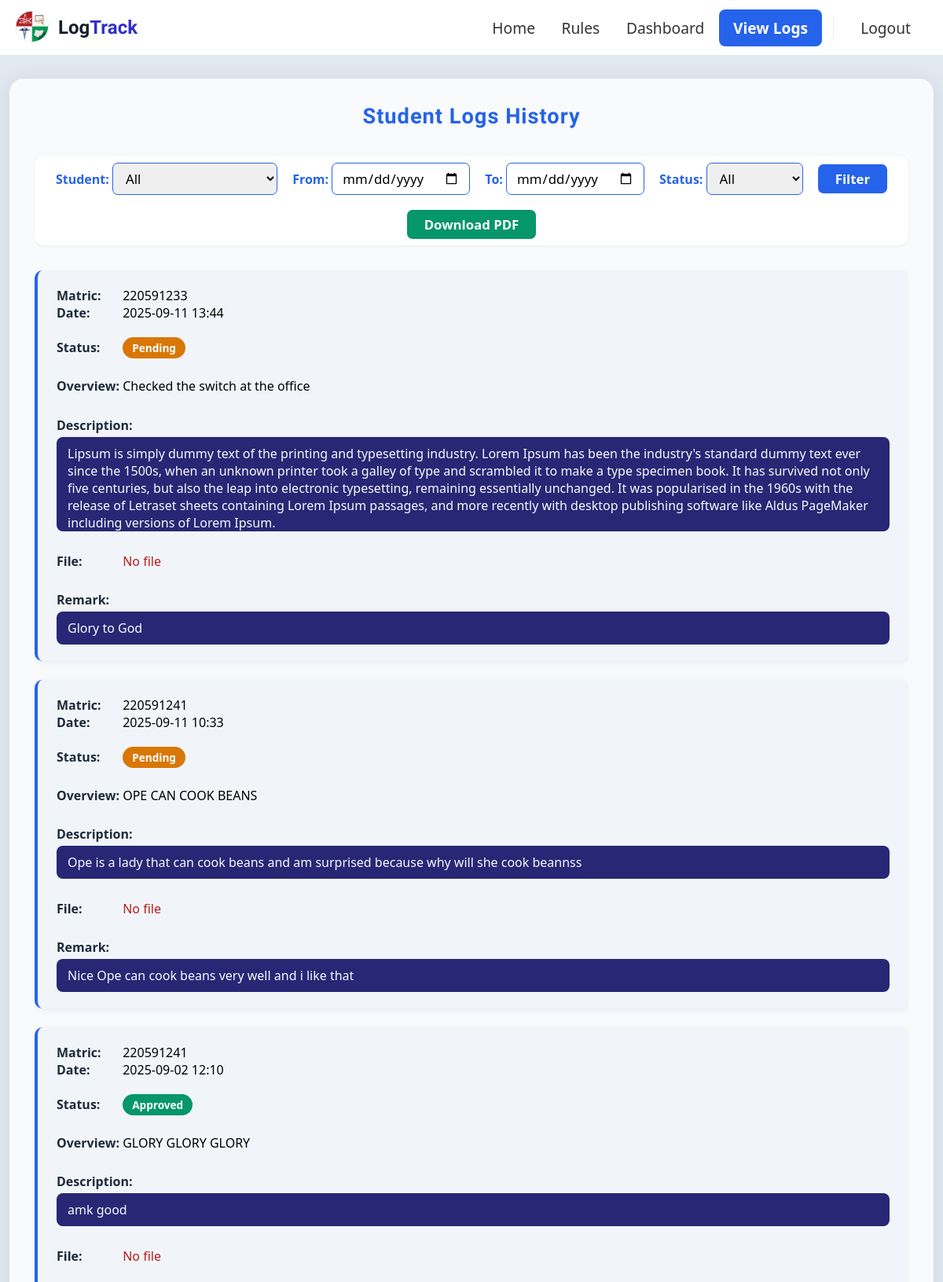
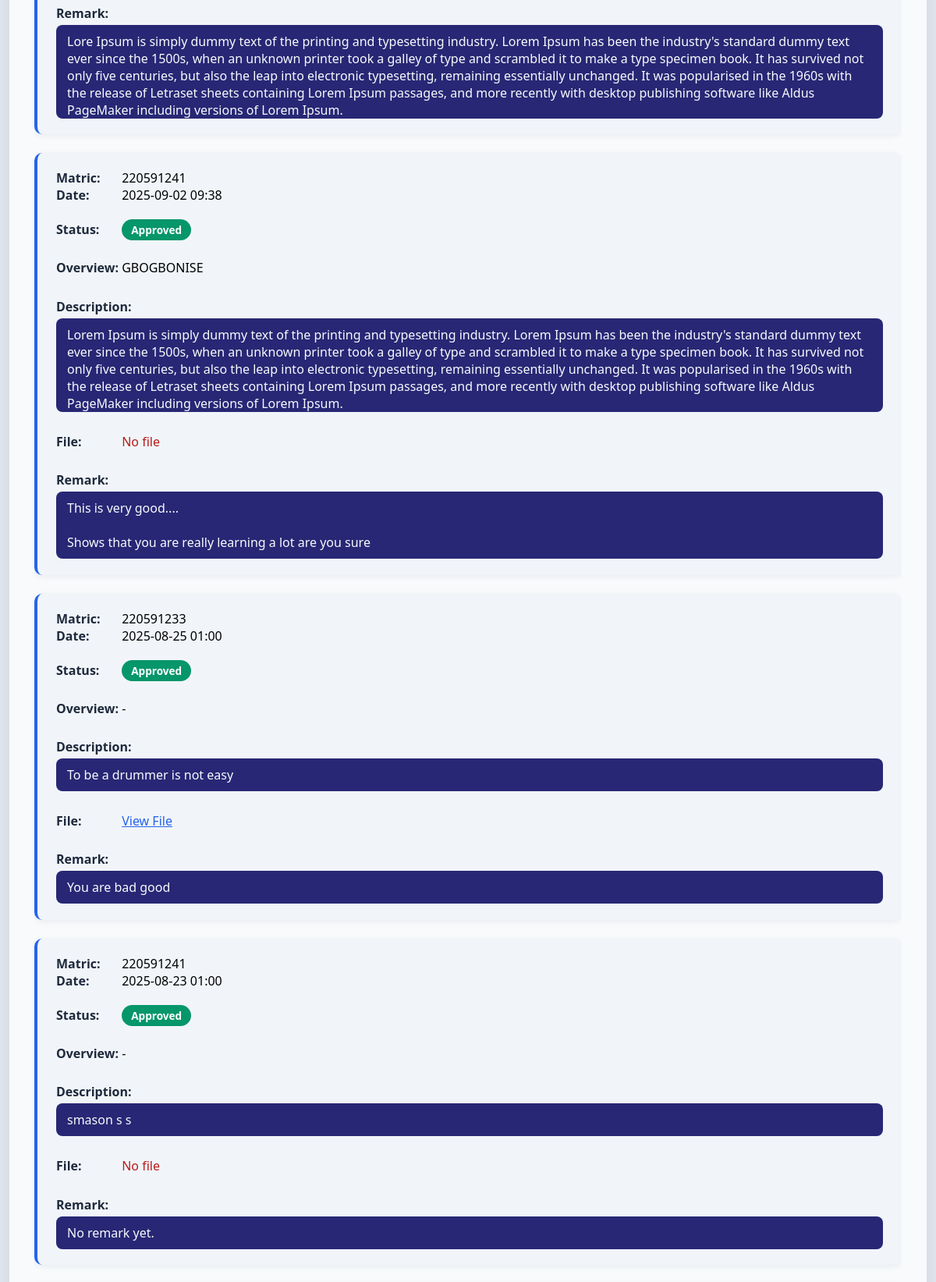
Page /supervisor/logs/ (signed in, upper part) on the committed database (2 pictures, top to bottom).
### SIWES/models.py (models this page shows, shortened)
class Submission(models.Model):
	student = models.ForeignKey(CustomUser, on_delete=models.CASCADE, related_name='submissions')
	matric_number = models.CharField(max_length=20)
	overview = models.CharField(max_length=255, blank=True, null=True, help_text='Short summary of what you did today')
	text = models.TextField()
	file = models.FileField(upload_to='submissions/', blank=True, null=True)
	date = models.DateTimeField(auto_now_add=True)
	approved = models.BooleanField(default=False)
	reviewed_by = models.ForeignKey(CustomUser, on_delete=models.SET_NULL, null=True, blank=True, related_name='reviewed_submissions')
	remark = models.TextField(blank=True, null=True, help_text='Supervisor remark or comment for this submission')

### SIWES/views.py (the view, shortened to what this page needs)
# urls.py: path('supervisor/logs/', views.supervisor_logs, name='supervisor_logs'),
@login_required
def supervisor_logs(request):
    user = request.user
    if not hasattr(user, 'user_type') or user.user_type != 'supervisor':
        from django.contrib import messages
        messages.error(request, 'You do not have permission to access this page.')
        from django.shortcuts import redirect
        return redirect('landing')
    students = CustomUser.objects.filter(user_type='student', supervisor=user)
    submissions = Submission.objects.filter(student__in=students)
    selected_student = request.GET.get('student')
    start_date = request.GET.get('start_date')
    end_date = request.GET.get('end_date')
    status_filter = request.GET.get('status')
    from datetime import datetime, timedelta
    if selected_student:
        submissions = submissions.filter(matric_number=selected_student)
    if start_date:
        try:
            start = datetime.strptime(start_date, '%Y-%m-%d')
            submissions = submissions.filter(date__gte=start)
        except Exception:
            pass
    if end_date:
        try:
            end = datetime.strptime(end_date, '%Y-%m-%d') + timedelta(days=1)
            submissions = submissions.filter(date__lt=end)
        except Exception:
            pass
    if status_filter == 'approved':
        submissions = submissions.filter(approved=True)
    elif status_filter == 'pending':
        submissions = submissions.filter(approved=False)
    submissions = submissions.order_by('-date')
    return render(request, 'SIWES/supervisor_logs.html', {
        'user': user,
        'students': students,
        'submissions': submissions,
        'start_date': start_date,
        'end_date': end_date,
    })

### SIWES/templates/SIWES/supervisor_logs.html (shortened to what this page needs)
{% extends 'SIWES/base.html' %}
{% load static %}
{% load tz %}
{% block content %}
<link rel="stylesheet" href="{% static 'supervisor_logs.css' %}">
<div class="supervisor-logs-container">
  <h2 class="supervisor-logs-title">Student Logs History</h2>
  <form method="get" class="supervisor-logs-filter-form" style="margin-bottom:2rem;display:flex;flex-wrap:wrap;gap:1.2rem;align-items:center;justify-content:center;padding:0.5rem;border-radius:12px;box-shadow:0 1px 4px rgba(30,41,59,0.06);">
    <div>
      <label for="student" style="font-weight:600;color:#2563eb;">Student:</label>
      <select name="student" id="student" style="padding:7px 12px;border-radius:7px;border:1.5px solid #2563eb;font-size:1.05rem;">
        <option value="">All</option>
      </select>
    </div>
    <div>
      <label for="start_date" style="font-weight:600;color:#2563eb;">From:</label>
      <input type="date" name="start_date" id="start_date" value="{{ request.GET.start_date|default:'' }}" style="padding:7px 12px;border-radius:7px;border:1.5px solid #2563eb;font-size:1.05rem;">
    </div>
    <div>
      <label for="end_date" style="font-weight:600;color:#2563eb;">To:</label>
      <input type="date" name="end_date" id="end_date" value="{{ request.GET.end_date|default:'' }}" style="padding:7px 12px;border-radius:7px;border:1.5px solid #2563eb;font-size:1.05rem;">
    </div>
    <div>
      <label for="status" style="font-weight:600;color:#2563eb;">Status:</label>
      <select name="status" id="status" style="padding:7px 12px;border-radius:7px;border:1.5px solid #2563eb;font-size:1.05rem;">
        <option value="">All</option>
      </select>
    </div>
    <button type="submit" style="padding:7px 22px;background:#2563eb;color:#fff;border:none;border-radius:7px;font-size:1.05rem;font-weight:600;">Filter</button>
  <a href="?export=pdf" style="padding:7px 22px;background:#059669;color:#fff;border:none;border-radius:7px;font-size:1.05rem;font-weight:600;text-decoration:none;">Download PDF</a>
  </form>
  <div class="supervisor-logs-table-container">
    <div class="supervisor-logs-cards-container">
      {% for submission in submissions %}
      <div class="supervisor-log-card" style="background:#f1f5f9;border-radius:10px;box-shadow:0 2px 8px rgba(30,41,59,0.07);margin-bottom:1.5rem;padding:1.3rem 1.5rem;display:flex;flex-direction:column;gap:0.7rem;">
        <div style="flex-wrap:wrap;gap:1.2rem;align-items:center;justify-content:space-between;">
          <div style="color: black;"><strong style="color:#1e293b;">Matric:</strong> {{ submission.matric_number }}</div>
          <div style="color: black;"><strong style="color:#1e293b;">Date:</strong> {{ submission.date|localtime|date:'Y-m-d H:i' }}</div> <br>
          <div style="color: black;"><strong style="color:#1e293b;">Status:</strong> {% if submission.approved %}<span class="approved">Approved</span>{% else %}<span class="pending">Pending</span>{% endif %}</div>
        </div>
        <div style="color: black;"><strong style="color:#1e293b;">Overview:</strong> {{ submission.overview|default:'-' }}</div>
        <div><strong style="color:#1e293b;">Description:</strong><br>
          <span style="display:block;max-height:120px;overflow:auto;background:rgb(39, 39, 117);padding:10px 14px;border-radius:8px;margin-top:4px;white-space:pre-line;">{{ submission.text }}</span>
        </div>
        <div><strong style="color:#1e293b;">File:</strong> {% if submission.file %}<a href="{{ submission.file.url }}" target="_blank" style="color:#2563eb;text-decoration:underline;">View File</a>{% else %}<span style="color:#b91c1c;">No file</span>{% endif %}</div>
        <div><strong style="color:#1e293b;">Remark:</strong><br>
          <span style="display:block;max-height:120px;overflow:auto;background:rgb(39, 39, 117); padding:10px 14px;border-radius:8px;margin-top:4px;white-space:pre-line;">{{ submission.remark|default:'No remark yet.' }}</span>
        </div>
      </div>
      {% empty %}
      <div class="no-logs" style="text-align:center;color:#b91c1c;font-weight:600;padding:2rem 0;">No logs found.</div>
      {% endfor %}
    </div>
  </div>
</div>
{% endblock %}

### SIWES/static/landing.css (style rules this page uses)
* { margin: 0; padding: 0; box-sizing: border-box; }
body { font-family: 'Segoe UI', sans-serif; background-color: #e2e8f0; color: #f8fafc; max-width: 100%; }

### SIWES/static/login.css (style rules this page uses)
body { background-color: #1e293b; }

### SIWES/static/rules.css (style rules this page uses)
* { border: 0; margin: 0; box-sizing: border-box; font-family: 'Segoe UI', Tahoma, Geneva, Verdana, sans-serif }
body { background-color: #e2e8f0; }

### SIWES/static/main.css (style rules this page uses)
* { margin: 0; padding: 0; box-sizing: border-box; }
body { font-family: 'Segoe UI', Tahoma, Geneva, Verdana, sans-serif; padding-top: 70px; }

### SIWES/static/supervisor_logs.css (style rules this page uses)
.supervisor-logs-container { max-width: 1200px; width: 100%; margin: 0rem auto 4.5rem auto; padding: 2.5rem 2.5rem 2rem 2.5rem; background: #f8fafc; border-radius: 18px; box-shadow: 0 4px 24px rgba(30,41,59,0.10); margin-top: 30px !important; animation: fadeIn 1.2s cubic-bezier(0.4, 0, 0.2, 1); }
.supervisor-logs-title { color: #2563eb; font-family: 'Orbitron', sans-serif; font-size: 2.1rem; letter-spacing: 1px; margin-bottom: 2.2rem; text-align: center; }
.supervisor-log-card { background: #ffffff; border-radius: 12px; box-shadow: 0 3px 12px rgba(30, 41, 59, 0.08); margin-bottom: 1.5rem; padding: 1.5rem; border-left: 4px solid #2563eb; transition: all 0.3s ease; overflow: hidden; }
.supervisor-logs-filter-form { background: #ffffff; padding: 1.5rem; border-radius: 12px; box-shadow: 0 2px 8px rgba(30, 41, 59, 0.06); margin-bottom: 2rem; }
.supervisor-log-card > div { margin-bottom: 1rem; word-wrap: break-word; }
.supervisor-log-card > div:last-child { margin-bottom: 0; }
.supervisor-log-card strong { color: #1e293b; font-weight: 600; display: inline-block; min-width: 80px; }
.supervisor-log-card .approved { background: #059669; color: white; padding: 4px 12px; border-radius: 20px; font-size: 0.85rem; font-weight: 600; }
.supervisor-log-card .pending { background: #d97706; color: white; padding: 4px 12px; border-radius: 20px; font-size: 0.85rem; font-weight: 600; }
@media (max-width: 1200px) { .supervisor-logs-container { max-width: 98vw; padding: 2rem; } }
@media (max-width: 1200px) { .supervisor-logs-title { font-size: 1.7rem; } }
.supervisor-logs-table-container { overflow-x: auto; }

### rows in the picture
Submission: matric_number "220591233", date "2025-09-11 13:44", approved "Pending", overview "Checked the switch at the office", text "Lipsum is simply dummy text of the printing and typesetting industry. Lorem Ipsum has been the industry's standard dummy text ever since the 1500s, when an unknown printer took a galley of type and scrambled it to make a type specimen book. It has survived not only five centuries, but also the leap into electronic typesetting, remaining essentially unchanged. It was popularised in the 1960s with the release of Letraset sheets containing Lorem Ipsum passages, and more recently with desktop publishing software like Aldus PageMaker including versions of Lorem Ipsum.", file "No file", remark "Glory to God"
Submission: matric_number "220591241", date "2025-09-11 10:33", approved "Pending", overview "OPE CAN COOK BEANS", text "Ope is a lady that can cook beans and am surprised because why will she cook beannss", file "No file", remark "Nice Ope can cook beans very well and i like that"
Submission: matric_number "220591241", date "2025-09-02 12:10", approved "Approved", overview "GLORY GLORY GLORY", text "amk good", file "No file", remark "Lore Ipsum is simply dummy text of the printing and typesetting industry. Lorem Ipsum has been the industry's standard dummy text ever since the 1500s, when an unknown printer took a galley of type and scrambled it to make a type specimen book. It has survived not only five centuries, but also the leap into electronic typesetting, remaining essentially unchanged. It was popularised in the 1960s with the release of Letraset sheets containing Lorem Ipsum passages, and more recently with desktop publishing software like Aldus PageMaker including versions of Lorem Ipsum."
Submission: matric_number "220591241", date "2025-09-02 09:38", approved "Approved", overview "GBOGBONISE", text "Lorem Ipsum is simply dummy text of the printing and typesetting industry. Lorem Ipsum has been the industry's standard dummy text ever since the 1500s, when an unknown printer took a galley of type and scrambled it to make a type specimen book. It has survived not only five centuries, but also the leap into electronic typesetting, remaining essentially unchanged. It was popularised in the 1960s with the release of Letraset sheets containing Lorem Ipsum passages, and more recently with desktop publishing software like Aldus PageMaker including versions of Lorem Ipsum.", file "No file", remark "This is very good.... Shows that you are really learning a lot are you sure"
Submission: matric_number "220591233", date "2025-08-25 01:00", approved "Approved", overview "-", text "To be a drummer is not easy", remark "You are bad good"
Submission: matric_number "220591241", date "2025-08-23 01:00", approved "Approved", overview "-", text "smason s s", file "No file", remark "No remark yet."
